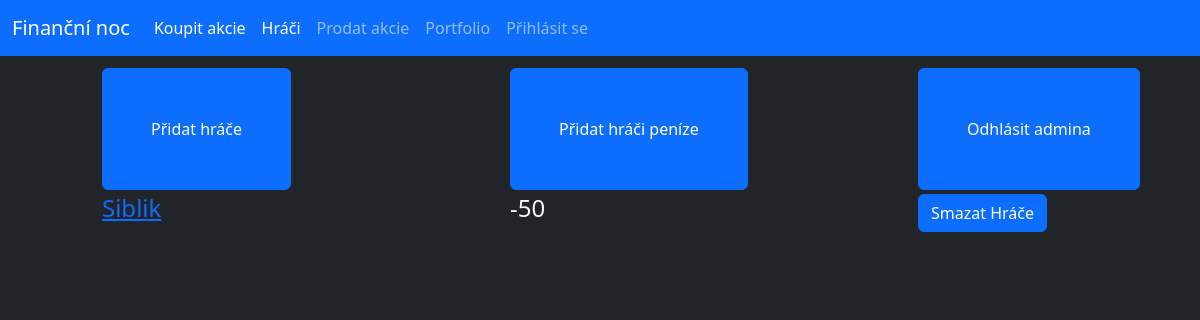
Before: /admin (signed in) with the older database file.
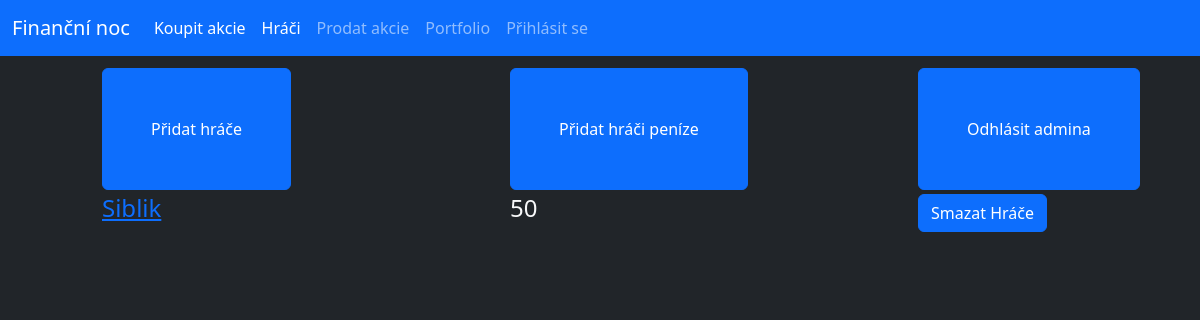
After: the same page with the newer database file.
### database.py (models this page shows, shortened)
class User(db.Model):
    _id = db.Column("id", db.Integer, primary_key=True)
    name = db.Column(db.String(40))
    money = db.Column(db.Integer)
    password = db.Column(db.String(70))

### router.py (the view)
@app.route("/admin")
def admin():
    if "adminLogin" in session:
        users = User.query.all()
        return render_template("admin.html", users=users)
    else:
        return redirect(url_for("adminLogin"))

### templates/admin.html (shortened to what this page needs)
{% extends "main.html" %}
{% block content %}
    <div class="row px-3 py-1"></div>
    <div class="row py-1">
        <div class="col offset-1">
            <form action="/admin/addUser" method="GET">
                <button class="btn btn-primary py-5 px-5">Přidat hráče</button>
            </form>
        </div>
        <div class="col offset-1">
            <form action="/admin/addMoney" method="GET">
                <button class="btn btn-primary py-5 px-5">Přidat hráči peníze</button>
            </form>
        </div>
        <div class="col offset-1">
            <form action="/admin/logout" method="GET">
                <button class="btn btn-primary py-5 px-5">Odhlásit admina</button>
            </form>
        </div>
    </div>
    {% for usr in users %}
        <form method="POST" action="/del/{{usr._id}}">
            <div class="row">
                <div class="col offset-1 --bs-border-color-translucent"><h4 class="text-light"><a href="stocks/{{usr.name}}">{{usr.name}}</a></h4></div>
                <div class="col offset-1 --bs-border-color-translucent"><h4 class="text-light">{{usr.money}}</h4></div>
                <div class="col offset-1">
                    <button type="submit" class="btn btn-primary">Smazat Hráče</button>
                </div>
            </div>
        </form>
    {% endfor %}
{% endblock%}

Changed rows visible on the page:
changed User "Siblik": money "-50" → "50"
